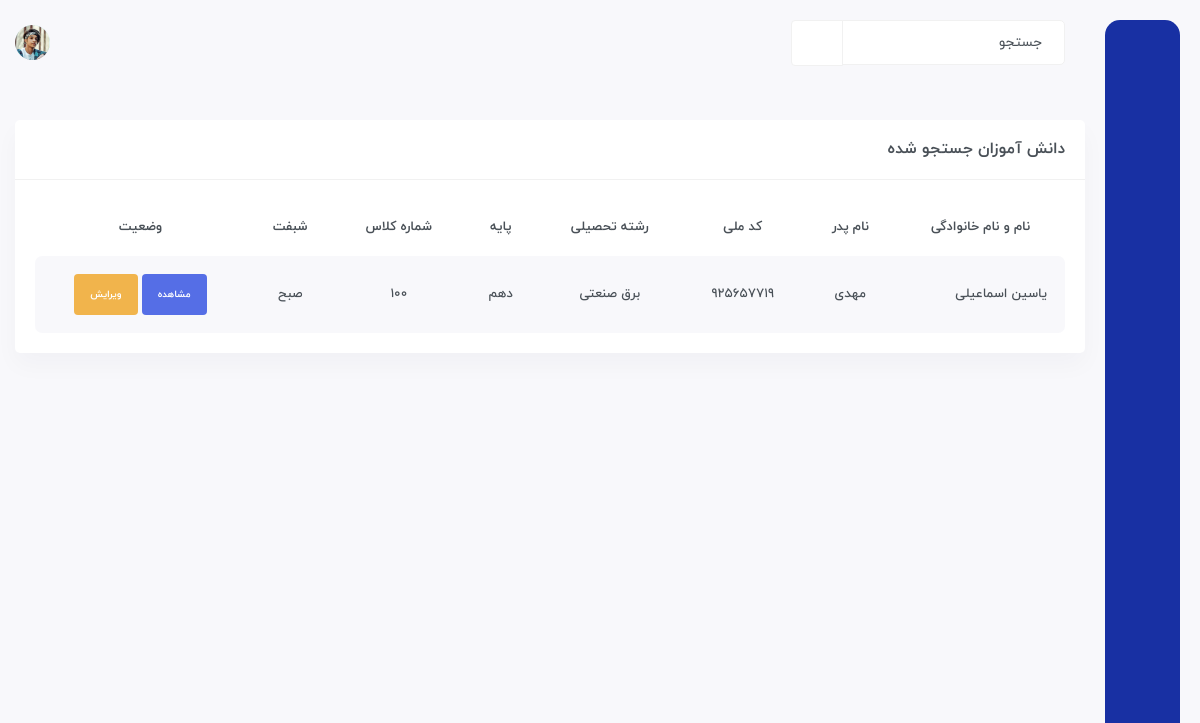
The page /search/ on the database as committed earlier.
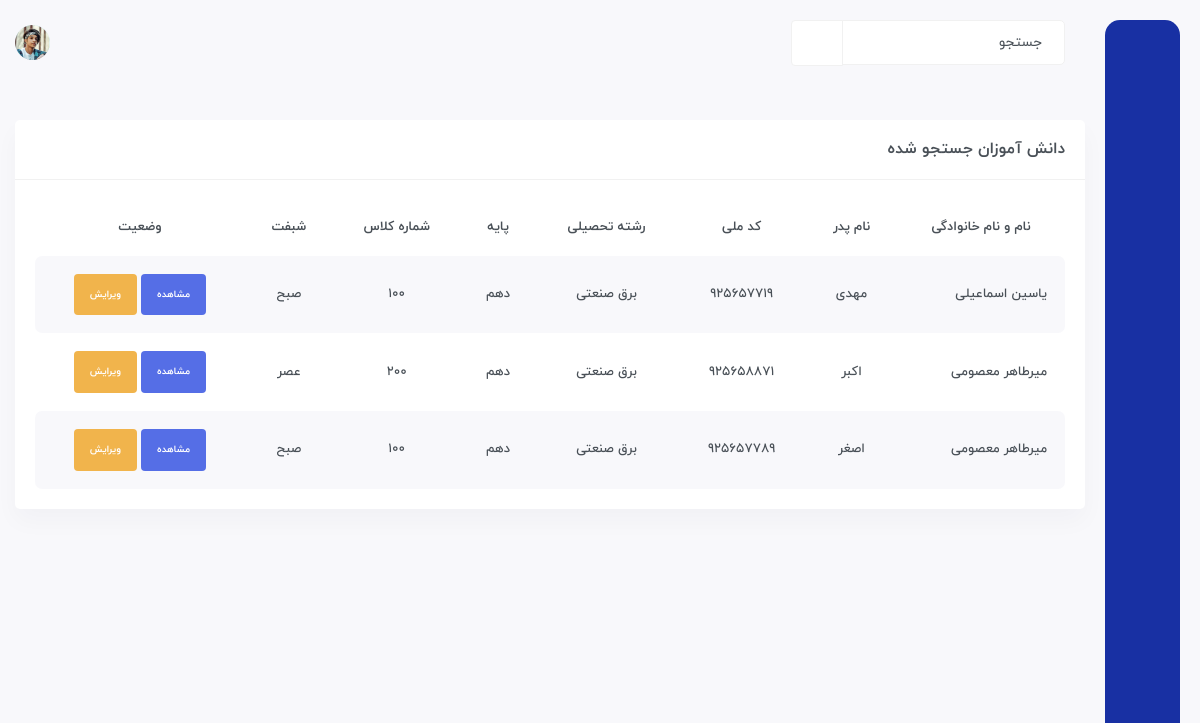
The same page on the database as committed later.
### Student/models.py (models this page shows, shortened)
class Student(models.Model):
    full_name = models.CharField(max_length=200)
    father_name = models.CharField(max_length=100)
    id_code = models.IntegerField(unique=True)
    class_id = models.ForeignKey(Class, on_delete=models.CASCADE)
    reshte = models.ForeignKey(Reshte, on_delete=models.CASCADE)
    level = models.CharField(choices=LEVEL, max_length=8)
    level_up = models.BooleanField(default=False)
    date = models.DateField()
    usn = models.CharField(primary_key=True, max_length=200)
    objects = Manager()
    def get_absolute_url(self):
        return reverse('student:student',args=[self.full_name, self.id_code])

class Reshte(models.Model):
    name = models.CharField(max_length=100)
    def __str__(self):
        return self.name

class Class(models.Model):
    number = models.IntegerField()
    shift = models.CharField(choices=SHIFT, max_length=3)

### Student/views.py (the view)
class SearchingView(generic.ListView):
    template_name = 'search.html'
    context_object_name = 'student_class_room'
    def get_queryset(self):
        query = self.request.GET.get('query')
        if query is not None:
            return models.Student.objects.get_searching(query)
        return models.Student.objects.all()

### templates/search.html (shortened to what this page needs)
{% extends 'base.html' %}
{% block body %}
	<div id="main-wrapper">
	    <div class="content-body">
		<div class="container">
		    <div class="row">
			<div class="col-xxl-12">
			    <div class="card">
				<div class="card-header">
					<div>
						<h4 class="card-title">دانش آموزان جستجو شده</h4>
					</div>
				</div>
				<div class="card-body">
				    <div class="table-responsive">
					<table class="table table-striped responsive-table text-center">
					    <thead>
						<tr>
						    <th>نام و نام خانوادگی</th>
						    <th>نام پدر</th>
						    <th>کد ملی</th>
						    <th>رشته تحصیلی</th>
						    <th>پایه</th>
						    <th>شماره کلاس</th>
						    <th>شبفت</th>
						    <th>وضعیت</th>
						</tr>
					    </thead>
					    <tbody>
						{% for s in student_class_room %}
							<tr>
								<td><span class="danger-arrow">{{ s.full_name }}</span>
								</td>
								<td class="coin-name">
									{{ s.father_name }}
								</td>
								<td>
									{{ s.id_code }}
								</td>
								<td>{{ s.reshte }}</td>
								<td>{{ s.level }}</td>
								<td>{{ s.class_id.number }}</td>
								<td>{{ s.class_id.shift }}</td>
								<td>
									<div class="badge bg-primary p-3"><a href="{{ s.get_absolute_url }}" class="text-white">مشاهده</a></div>
									<div class="badge bg-warning p-3"><a href="{% url 'student:student-edit' s.full_name s.id_code %}" class="text-white">ویرایش</a></div>
								</td>
							</tr>
						{% endfor %}
					    </tbody>
					</table>
				    </div>
				</div>
			    </div>
			</div>
		    </div>
		</div>
	    </div>
	</div>
{% endblock %}

### templates/base.html (shortened to what this page needs)
{% load static %}
<!DOCTYPE html>
<html lang="en">
<head>
	<link rel="stylesheet" type="text/css" href="{% static 'vendor/slick/slick.css' %}">
	<link rel="stylesheet" href="{% static 'css/style.css' %}">
	<link rel="stylesheet" href="{% static 'admin/jquery.ui.datepicker.jalali/themes/base/jquery-ui.min.css' %}">
</head>
<body dir="rtl">
	<div class="header">
		<div class="container">
		    <div class="row">
				<div class="col-xxl-12">
					<div class="header-content">
					<div class="header-left">
						<div class="search">
						<form action="/search/" method="GET">
							<div class="input-group">
							<input type="text" class="form-control" name="query" placeholder="جستجو">
							<button type="submit" class="input-group-text btn"><i class="icofont-search"></i></button>
							</div>
						</form>
						</div>
					</div>
					<div class="header-right">
						<div class="dark-light-toggle" onclick="themeToggle()">
						<span class="dark"><i class="icofont-moon"></i></span>
						</div>
						<div class="notification dropdown">
						<div class="notify-bell" data-toggle="dropdown">
							<span><i class="icofont-alarm"></i></span>
						</div>
						</div>
						<div class="profile_log dropdown">
						<div class="user" data-toggle="dropdown">
							<span class="thumb"><img src="{% static 'images/profile/2.png' %}" alt=""></span>
						</div>
						</div>
					</div>
					</div>
				</div>
		    </div>
		</div>
	</div>
	{% include 'sidebar.html' %}
    {% block body %}{% endblock %}
</body>
</html>

### templates/sidebar.html (shortened to what this page needs)
{% load static %}
<div class="sidebar">
    <div class="brand-logo">
    </div>
    <div class="menu">
        <ul>
        <li>
            <a href="{% url 'student:index' %}" data-toggle="tooltip" data-placement="right" title="خانه">
            <span><i class="icofont-ui-home"></i></span>
            </a>
        </li>
        <li><a href="{% url 'student:created-list' %}" data-toggle="tooltip" data-placement="right" title="تنظیمات">
            <span><i class="icofont-settings"></i></span>
            </a>
        </li>
        <li class="logout"><a href="{% url 'account:logout' %}" data-toggle="tooltip" data-placement="right" title="خروج">
            <span><i class="icofont-power"></i></span>
            </a>
        </li>
        </ul>
    </div>
</div>

Rows that differ between the two databases and show on the page:
added Student: full_name "میرطاهر معصومی", father_name "اکبر", id_code "925658871", reshte "برق صنعتی", level "دهم", class_id.number "200", class_id.shift "عصر"
added Student: full_name "میرطاهر معصومی", father_name "اصغر", id_code "925657789", reshte "برق صنعتی", level "دهم", class_id.number "100", class_id.shift "صبح"
